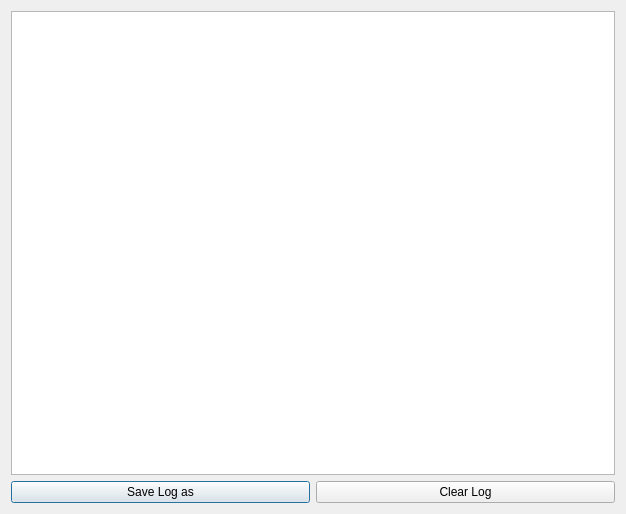
<?xml version="1.0" encoding="UTF-8"?>
<ui version="4.0">
 <class>LogStatus</class>
 <widget class="QDialog" name="LogStatus">
  <property name="geometry">
   <rect>
    <x>0</x>
    <y>0</y>
    <width>626</width>
    <height>514</height>
   </rect>
  </property>
  <property name="windowTitle">
   <string>Dialog</string>
  </property>
  <layout class="QGridLayout" name="gridLayout">
   <item row="0" column="0">
    <widget class="QTextEdit" name="logTextEdit"/>
   </item>
   <item row="1" column="0">
    <layout class="QHBoxLayout" name="horizontalLayout">
     <item>
      <widget class="QPushButton" name="pushButton">
       <property name="text">
        <string>Save Log as</string>
       </property>
      </widget>
     </item>
     <item>
      <widget class="QPushButton" name="pushButton_2">
       <property name="text">
        <string>Clear Log</string>
       </property>
      </widget>
     </item>
    </layout>
   </item>
  </layout>
 </widget>
 <resources/>
 <connections/>
</ui>
